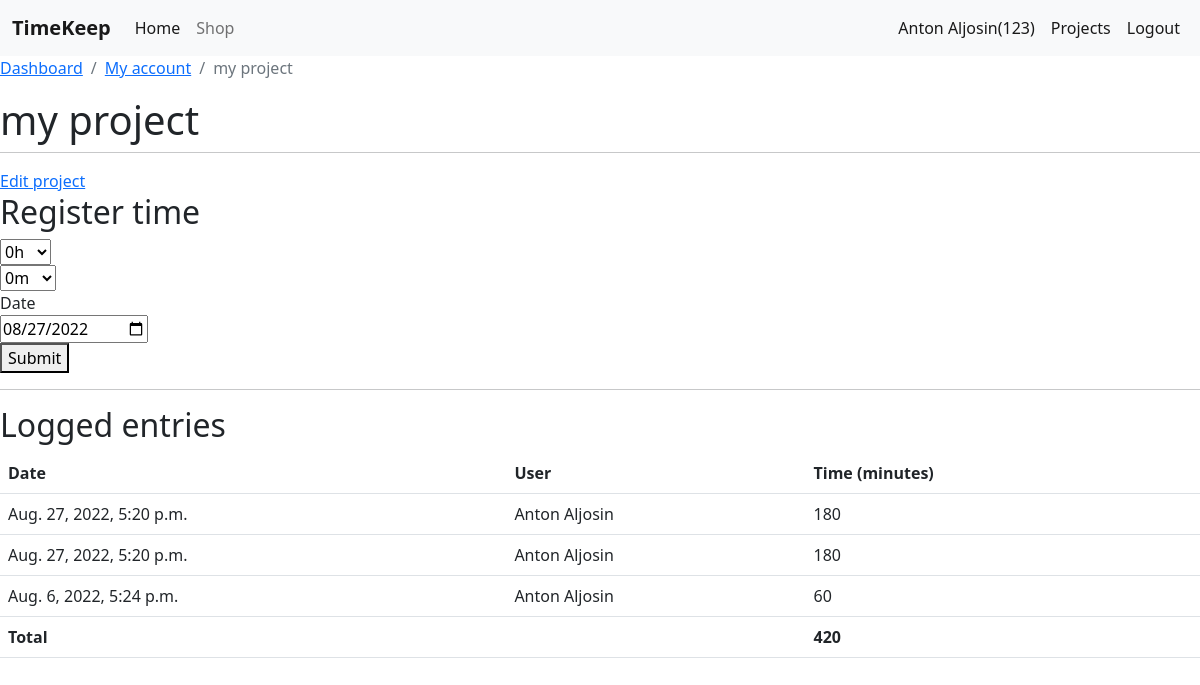
The page /projects/3/ (signed in) on the database its author committed.
### team/models.py (models this page shows, shortened)
class Team(models.Model):
    ACTIVE = 'active'
    DELETED = 'deleted'
    CHOICES_STATUS = (
        (ACTIVE, 'Active'),
        (DELETED, 'Deleted')
    )
    title = models.CharField(max_length=255)
    members = models.ManyToManyField(User, related_name='teams')
    created_by = models.ForeignKey(User, related_name='created_teams', on_delete=models.CASCADE)
    created_at = models.DateTimeField(auto_now_add=True)
    status = models.CharField(max_length=10, choices=CHOICES_STATUS, default=ACTIVE)
    class Meta:
        ordering = ['title']

### apps/project/models.py (models this page shows, shortened)
class Project(models.Model):
    team = models.ForeignKey(Team, related_name='projects', on_delete=models.CASCADE)
    title = models.CharField(max_length=255)
    created_by = models.ForeignKey(User, related_name='projects', on_delete=models.CASCADE)
    created_at = models.DateTimeField(auto_now_add=True)
    class Meta:
        ordering = ['title']
    def registered_time(self):
        return sum(entry.minutes for entry in self.entries.all())

class Entry(models.Model):
    team = models.ForeignKey(Team, related_name='entries', on_delete=models.CASCADE)
    project = models.ForeignKey(Project, related_name='entries', on_delete=models.CASCADE)
    minutes = models.IntegerField(default=0)
    is_tracked = models.BooleanField(default=False)
    created_by = models.ForeignKey(User, related_name='entries', on_delete=models.CASCADE)
    created_at = models.DateTimeField()
    class Meta:
        ordering = ['-created_at']

### apps/project/views.py (the view, shortened to what this page needs)
# urls.py: path('<int:project_id>/', project, name='project'),
@login_required
def project(request, project_id):
    team = get_object_or_404(Team, pk=request.user.userprofile.active_team_id, status=Team.ACTIVE)
    project = get_object_or_404(Project, team=team, pk=project_id)
    return render(request, 'project/project.html', {'today': datetime.today(), 'team': team, 'project': project})

### team/context_processors.py (called while the page is built)
def active_team(request):
    if request.user.is_authenticated:
        if request.user.userprofile.active_team_id:
            team = Team.objects.get(pk=request.user.userprofile.active_team_id)
            return {'active_team': team}
    return {'active_team': None}

### apps/project/templates/project/project.html (shortened to what this page needs)
{% extends 'base.html' %}
{% block content %}
<nav aria-label="breadcrumb">
    <ol class="breadcrumb">
        <li class="breadcrumb-item"><a href="#">Dashboard</a></li>
        <li class="breadcrumb-item"><a href="{% url 'account' %}">My account</a></li>
        <li class="breadcrumb-item active" aria-current="page">{{ project.title }}</a></li>
    </ol>
</nav>
<div class="row">
    <h1>{{ project.title }}</h1>
    <hr>
    <a href="{% url 'project:edit' project.id %}">Edit project</a>
    <h2>Register time</h2>
    <form method="post" action=".">
    <div class="row">
        <div class="control">
            <div class="select">
                <select name="hours">
                    <option value="0">0h</option>
                </select>
            </div>
        </div>
        <div class="control">
            <div class="select">
                <select name="minutes">
                    <option value="0">0m</option>
                </select>
            </div>
        </div>
    </div>
    <div class="field">
        <label>Date</label>
        <div class="control">
            <input type="date" id="id_date" name="date" class="input" value="{{ today|date:'Y-m-d' }}" placeholder="yyyy-mm-dd">
        </div>
    </div>
        <div class="field">
            <div class="control">
                <button class="button is-success">Submit</button>
            </div>
        </div>
    </form>
</div>
<hr>
                <h2 class="subtitle">Logged entries</h2>
                {% if project.entries.all %}
                    <table class="table is-fullwidth" style="text-align: left;">
                        <thead>
                            <tr>
                                <th>Date</th>
                                <th>User</th>
                                <th>Time (minutes)</th>
                                <th></th>
                            </tr>
                        </thead>
                        <tbody>
                            {% for entry in project.entries.all %}
                                <tr>
                                    <td>{{ entry.created_at }}</td>
                                    <td>{% firstof entry.created_by.get_full_name entry.created_by.username %}</td>
                                    <td>{{ entry.minutes }}</td>
                                    <td>
                                    </td>
                                </tr>
                            {% endfor %}
                        </tbody>
                        <tfoot>
                            <tr>
                                <th colspan="2">Total</th>
                                <th colspan="2">{{ project.registered_time }}</th>
                            </tr>
                        </tfoot>
                    </table>
                {% else %}
                    <p>No entries yet...</p>
                {% endif %}
{% endblock %}

### timetracking/templates/base.html (shortened to what this page needs)
<!doctype html>
<html lang="en">
  <head>
    <link href="https://cdn.jsdelivr.net/npm/bootstrap@5.2.0/dist/css/bootstrap.min.css" rel="stylesheet">
  </head>
  <body>
  <nav class="navbar navbar-expand-lg bg-light">
      <div class="container-fluid">
          <a class="navbar-brand" href="#"><strong>TimeKeep</strong></a>
        <div class="collapse navbar-collapse" id="navbarTogglerDemo02">
          <ul class="navbar-nav me-auto mb-2 mb-lg-0">
            <li class="nav-item">
              <a class="nav-link active" aria-current="page" href="#">Home</a>
            </li>
            <li class="nav-item">
              <a class="nav-link" href="#">Shop</a>
            </li>
          </ul>
        </div>
          <ul class="nav navbar-nav navbar-right">
           {% if user.is_authenticated %}
                <li class="nav-item"><a class="nav-link active" href="{% url 'account' %}?next={{ request.path }}">{% firstof request.user.get_full_name request.user.username %}{% if active_team %}({{ active_team.title }}){% endif %}</a></li>
                <li class="nav-item"><a class="nav-link active" href="{% url 'project:projects' %}">Projects</a></li>
                <li class="nav-item"><a class="nav-link active" href="{% url 'logout' %}?next={{ request.path }}">Logout</a></li>
           {% endif %}
        </ul>
        </nav>
     {% block content %}
     {% endblock %}
  </body>
</html>

### rows shown on the page
Team: title "123"
Project: title "my project", registered_time "420"
Entry: created_at "Aug. 27, 2022, 5:20 p.m.", created_by.last_name "Anton Aljosin", minutes "180"
Entry: created_at "Aug. 27, 2022, 5:20 p.m.", created_by.last_name "Anton Aljosin", minutes "180"
Entry: created_at "Aug. 6, 2022, 5:24 p.m.", created_by.last_name "Anton Aljosin", minutes "60"
